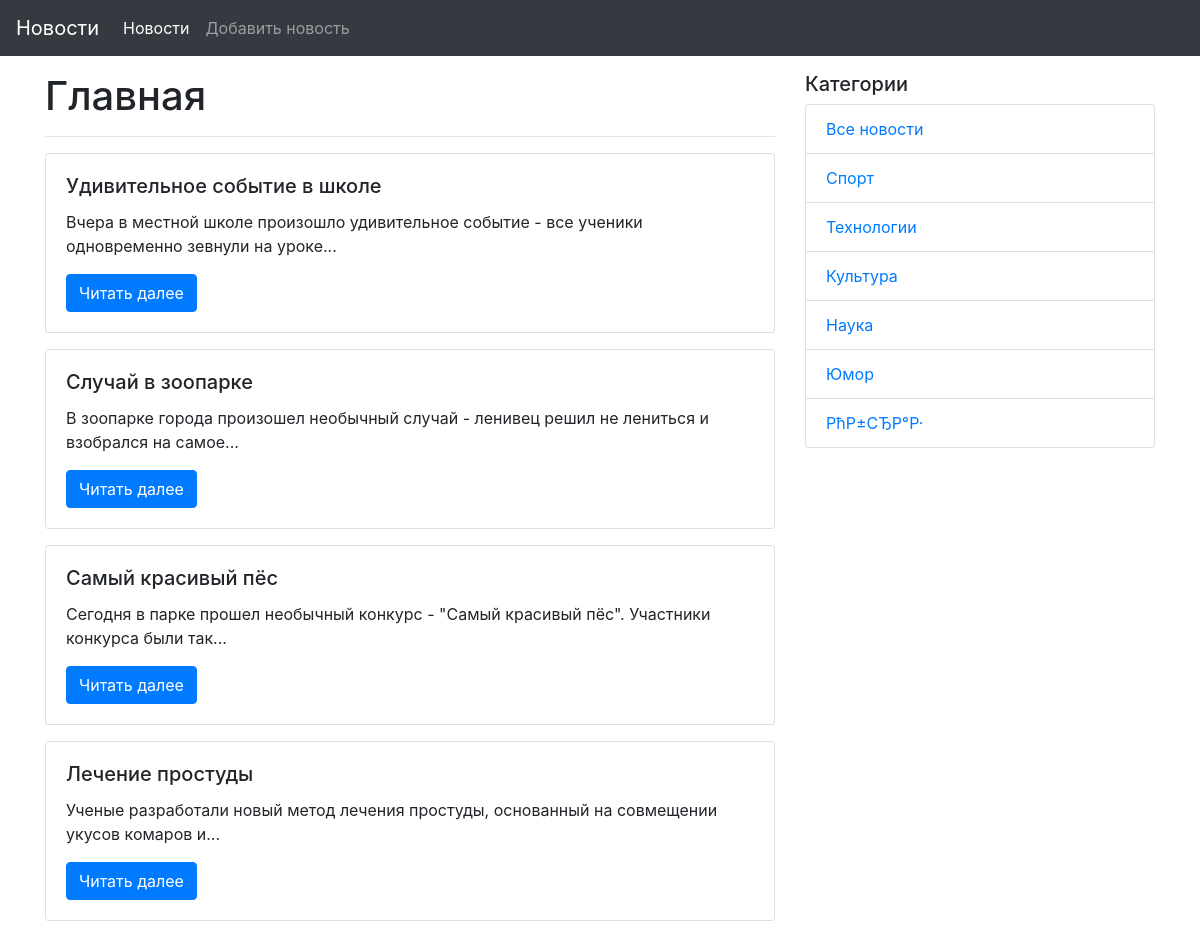
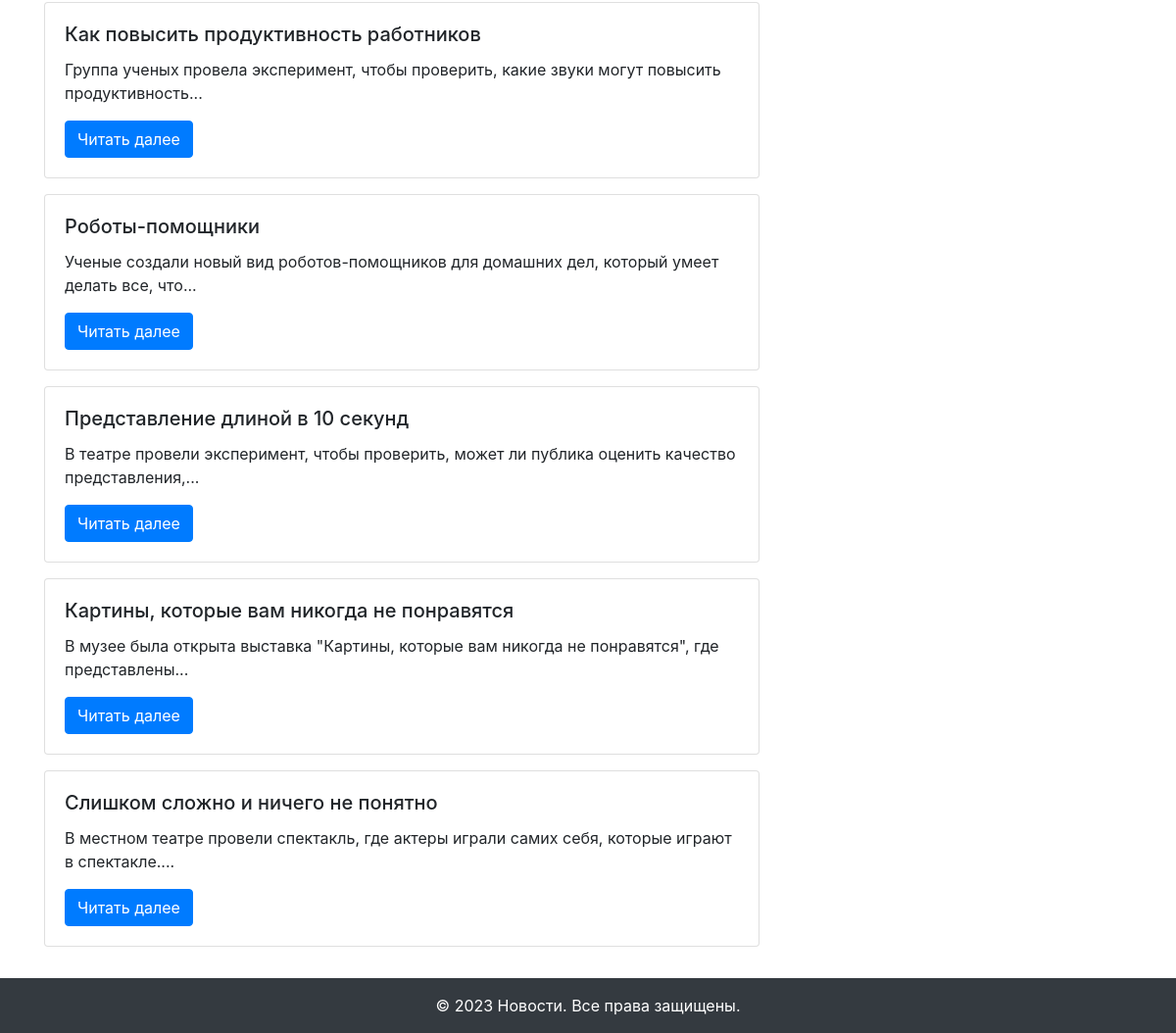
The page / on the database its author committed (2 pictures, top to bottom).
### app/models.py (models this page shows, shortened)
class News(db.Model):
    id = db.Column(db.Integer, primary_key=True)
    title = db.Column(db.String(255), unique=True, nullable=False)
    text = db.Column(db.Text, nullable=False)
    created_date = db.Column(db.DateTime, default=datetime.utcnow)
    category_id = db.Column(db.Integer, db.ForeignKey('category.id'), nullable=True)
    category = db.relationship('Category', back_populates='news')

class Category(db.Model):
    id = db.Column(db.Integer, primary_key=True)
    title = db.Column(db.String(255), nullable=False)
    news = db.relationship('News', back_populates='category')

### app/views.py (the view)
@app.route('/')
def index():
    news_list = News.query.order_by(News.created_date).all()
    categories = Category.query.all()
    return render_template('index.html', news=news_list[::-1], categories=categories)

### app/templates/index.html (shortened to what this page needs)
{% extends "base.html" %}
{% block content %}
  <h1>Главная</h1>
  <hr>
  {% for one_news in news %}
  <div class="card mb-3">
    <div class="card-body">
      <h5 class="card-title">{{ one_news.title }}</h5>
      <p class="card-text">{{ one_news.text|truncate(100) }}</p>
      <a href="{{ url_for('news_detail', id=one_news.id) }}" class="btn btn-primary">Читать далее</a>
    </div>
  </div>
  {% else %}
    <p class="card-text">Новостей пока нет!</p>
  {% endfor %}
{% endblock content %}

### app/templates/base.html (shortened to what this page needs)
<!DOCTYPE html>
<html lang="ru">
<head>
  <link rel="stylesheet" href="{{ url_for('static', filename='css/bootstrap.min.css') }}">
</head>
<body>
  <div id="wrapper">
    {% include "navigation.html" %}
    <div class="container my-3">
      <div class="row">
        <div class="col-md-8">
          {% block content %}{% endblock content %}
        </div>
        {% include "side_navigation.html" %}
      </div>
    </div>
    {% include "footer.html" %}
  </div>
</body>
</html>

### app/templates/navigation.html (shortened to what this page needs)
<nav class="navbar navbar-expand-md navbar-dark bg-dark">
  <a class="navbar-brand" href="{{ url_for('index') }}">Новости</a>
  <div class="collapse navbar-collapse" id="navbarNav">
    <ul class="navbar-nav">
      <li class="nav-item active">
        <a class="nav-link" href="{{ url_for('index') }}">Новости</a>
      </li>
      <li class="nav-item">
        <a class="nav-link" href="{{ url_for('add_news') }}">Добавить новость</a>
      </li>
    </ul>
  </div>
</nav>

### app/templates/side_navigation.html
<div class="col-md-4">
  <h5>Категории</h5>
  <ul class="list-group">
    <li class="list-group-item"><a href="{{ url_for('index') }}">Все новости</a></li>
    {% for category in categories %}
      <li class="list-group-item"><a href="{{ url_for('news_detail', id=category.id) }}">{{ category.title }}</a></li>
    {% endfor %}
  </ul>
</div>

### app/templates/footer.html
<footer id="footer" class="bg-dark text-white text-center py-3">
  &copy; 2023 Новости. Все права защищены.
</footer>

### rows shown on the page
News: title "Удивительное событие в школе", text "Вчера в местной школе произошло удивительное событие - все ученики одновременно зевнули на уроке..."
News: title "Случай в зоопарке", text "В зоопарке города произошел необычный случай - ленивец решил не лениться и взобрался на самое..."
News: title "Самый красивый пёс", text "Сегодня в парке прошел необычный конкурс - \"Самый красивый пёс\". Участники конкурса были так..."
News: title "Лечение простуды", text "Ученые разработали новый метод лечения простуды, основанный на совмещении укусов комаров и..."
News: title "Как повысить продуктивность работников", text "Группа ученых провела эксперимент, чтобы проверить, какие звуки могут повысить продуктивность..."
News: title "Роботы-помощники", text "Ученые создали новый вид роботов-помощников для домашних дел, который умеет делать все, что..."
News: title "Представление длиной в 10 секунд", text "В театре провели эксперимент, чтобы проверить, может ли публика оценить качество представления,..."
News: title "Картины, которые вам никогда не понравятся", text "В музее была открыта выставка \"Картины, которые вам никогда не понравятся\", где представлены..."
News: title "Слишком сложно и ничего не понятно", text "В местном театре провели спектакль, где актеры играли самих себя, которые играют в спектакле...."
Category: title "Спорт"
Category: title "Технологии"
Category: title "Культура"
Category: title "Наука"
Category: title "Юмор"
Category: title "РћР±СЂР°Р·"
